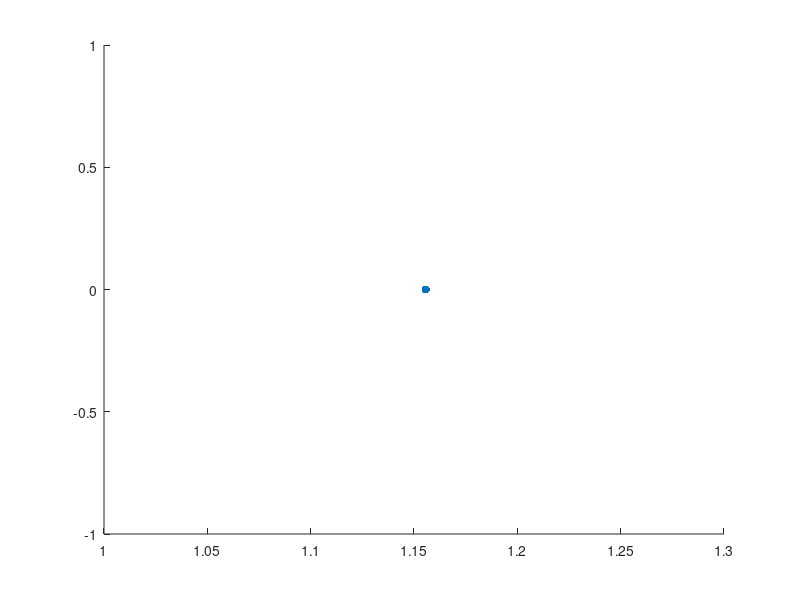

This figure's MATLAB source: (Note: this script raises an error after producing the figure.)
clear; clc; close all;

%% Constants and IC

G = 6.67408 * 10^-11; % m3/(kgs2)
G = G / (10^9); % km3/(kgs2)

% Earth
mu_earth = 398600.435507; % km3/s2
a_earth = 149598023; % km
e_earth = 0.016708617;
mass_earth = mu_earth / G; % kg

% Moon
mu_moon = 4902.800118; % km3/s2
a_moon = 384400; % km
e_moon = 0.05490;
mass_moon = mu_moon / G; % kg

% Earth-Moon system
mass_ratio_em = mass_moon / (mass_earth + mass_moon);
m_star_em = mass_earth + mass_moon; % kg
l_star_em = a_moon; % km 
t_star_em = sqrt(l_star_em^3/(G * m_star_em)); % s
mu = mass_ratio_em;

T = 15e-3/1000; % kN
Isp = 1320; % sec

init_mass = 100;

% Non-dim thrust
f = (T*t_star_em^2)/(l_star_em*init_mass);

% g is assumed to be 9.80665e-3 km/s^2
mdot = -(f*l_star_em)/(Isp*9.80665e-3*t_star_em);

lyapunov_orbits = load("V_family_L2_Lyapunov_orbits.mat").V_family;
init_orbit_idx = 5;
final_orbit_idx = 10;
em_eq_pts = load("eq_points.mat").em_eq_pts;

l2_pos = [em_eq_pts(2,:), 0];
l1_pos = [em_eq_pts(1,:), 0];
p1_pos = [-mu, 0, 0];
p2_pos = [1-mu, 0, 0];

figure(1)
scatter(l2_pos(1), l2_pos(2), 'filled', 'black')
hold on

% Set options for ode113
options_no_events = odeset('RelTol', 1e-12, 'AbsTol', 1e-12);

[tout_lyapunov_init, xout_lyapunov_init] = ode113(@(t,state)CR3BP(state, mu), [0, lyapunov_orbits(7,init_orbit_idx)], lyapunov_orbits(1:6,init_orbit_idx), options_no_events);
plot(xout_lyapunov_init(:,1), xout_lyapunov_init(:,2), 'blue', 'LineWidth',2)

[tout_lyapunov_final, xout_lyapunov_final] = ode113(@(t,state)CR3BP(state, mu), [0, lyapunov_orbits(7,final_orbit_idx)], lyapunov_orbits(1:6,final_orbit_idx), options_no_events);
plot(xout_lyapunov_final(:,1), xout_lyapunov_final(:,2), 'red', 'LineWidth',2)

title("Initial and Final Orbits")
xlabel('$$\hat{x}$$','Interpreter','Latex', 'FontSize',18)
ylabel('$$\hat{y}$$','Interpreter','Latex', 'FontSize',18)
grid on
hold off
legend("L2", "Initial Orbit", "Final Orbit")

%% Transfer

num_angles = 25;
angles = linspace(0, 2*pi, num_angles);

% Straight down vector
neg_y_vec = [0, -1, 0]';

for i = 1:num_angles
    dcm = R3(angles(i));
    thrust_direction(:,i) = dcm * neg_y_vec;
end

% Initial orbit, initial state
init_state_0 = [xout_lyapunov_init(1,:), 1];

function status = countNegCrossings(t,state,flag)
    persistent count lastSign
    status = 0;

    if strcmp(flag,'init')
        count = 0;
        lastSign = sign(state(2,1));
    elseif isempty(flag)
        s = sign(state(2,end));
        if (lastSign > 0 && s < 0) || (lastSign < 0 && s > 0)
            count = count + 1;
            if count == 2
                status = 1;  % STOP
            end
        end
        lastSign = s;
    end
end

function status = countPosCrossings(t,state,flag)
    persistent count lastSign
    status = 0;

    if strcmp(flag,'init')
        count = 0;
        lastSign = sign(state(2,1));
    elseif isempty(flag)
        s = sign(state(2,end));
        if (lastSign < 0 && s > 0) || (lastSign > 0 && s < 0)
            count = count + 1;
            if count == 2
                status = 1;  % STOP
            end
        end
        lastSign = s;
    end
end

function [value, isterminal, direction] = single_cross_direction_agnostic(t, y)
    value = y(2);    % Detect when y(2) crosses 0
    direction = 0;   % Trigger for both increasing and decreasing
    isterminal = 1;  % Stop after one event
end

function [value, isterminal, direction] = multiple_cross_direction_agnostic(t, y)
    value = y(2);    % Detect when y(2) crosses 0
    direction = 0;   % Trigger for both increasing and decreasing
    isterminal = 0;  % Don't stop at event trigger
end

function [value, isterminal, direction] = zero_y_hyperplane_init(t, state)
    value = state(2);
    isterminal = 0;
    direction = 0;
end

function [value, isterminal, direction] = zero_y_hyperplane_final(t, state)
    value = state(2);
    isterminal = 0;
    direction = 0;
end

options_single_cross = odeset('RelTol', 1e-12, 'AbsTol', 1e-12, 'Events', @single_cross_direction_agnostic);

saved_final_state_init_single_cross = [];
count = 0;

% Single Cross
figure(2)
plot(xout_lyapunov_init(:,1), xout_lyapunov_init(:,2), 'blue', 'LineWidth',2)
hold on
grid on
plot(xout_lyapunov_final(:,1), xout_lyapunov_final(:,2), 'red', 'LineWidth',2)


for j = 1:length(xout_lyapunov_init)
    disp("Single Cross Init Traj - " + j)
    init_state_0 = [xout_lyapunov_init(j,:), 1];
    for i = 1:num_angles
        % Start from pointing straight down and rotate ccw
        fun = @(t,state)CR3BP_with_non_dim_mass(state, mu, thrust_direction(:,i), f, mdot);
        [tout, xout] = ode113(fun, [0, 10], init_state_0, options_single_cross);
        
        % if xout(end,1) > l2_pos(1)
        count = count + 1;
        saved_final_state_init_single_cross(count,:) = [xout(end,1), xout(end,4), xout(end,5), i, j];
        init_traj = plot(xout(:,1), xout(:,2), 'Color', 'blue');
        % end
    end
end
title("Single Cross Two-sided Trajectories")

saved_final_state_final_single_cross = [];
count = 0;

% Single Cross
for j = 1:length(xout_lyapunov_final)
    disp("Single Cross Final Traj - " + j)
    init_state_0 = [xout_lyapunov_final(j,:), 1];
    for i = 1:num_angles
        % Start from pointing straight down and rotate ccw
        fun = @(t,state)CR3BP_with_non_dim_mass(state, mu, thrust_direction(:,i), f, mdot);
        [tout, xout] = ode113(fun, [0, -25], init_state_0, options_single_cross);

        % if xout(end,1) > l2_pos(1)
        count = count + 1;
        saved_final_state_final_single_cross(count,:) = [xout(end,1), xout(end,4), xout(end,5), i, j];
        final_traj = plot(xout(:,1), xout(:,2), 'Color', 'red');
        % end
    end
end

legend([init_traj, final_traj], 'Initial Trajectory', 'Final Trajectory')
xlabel('$$\hat{x}$$','Interpreter','Latex', 'FontSize',18)
ylabel('$$\hat{y}$$','Interpreter','Latex', 'FontSize',18)
hold off

%% Poincare Map

figure(3)
scatter3(saved_final_state_init_single_cross(:,1), saved_final_state_init_single_cross(:,2), saved_final_state_init_single_cross(:,3), 'filled', 'blue')
hold on
scatter3(saved_final_state_final_single_cross(:,1), saved_final_state_final_single_cross(:,2), saved_final_state_final_single_cross(:,3), "filled", 'red')
xlabel("x")
ylabel("$$\dot{x}$$", 'Interpreter', 'latex')
zlabel("$$\dot{y}$$", 'Interpreter', 'latex')
legend("Initial Trajectory", "Final Trajectory")
title("Single Cross Two-Sided Poincar\'e Map", 'Interpreter','latex')

%% Poincare Map - other representation

figure(4)
scatter(saved_final_state_init_single_cross(:,1), saved_final_state_init_single_cross(:,2), 50, saved_final_state_init_single_cross(:,3), 'o', 'filled')
hold on
scatter(saved_final_state_final_single_cross(:,1), saved_final_state_final_single_cross(:,2), 50, saved_final_state_final_single_cross(:,3), '+')
cd = colorbar;
cd.Label.Interpreter = 'Latex';
cd.Label.String = '$$\dot{y}$$';
colormap(turbo);
grid on
xlabel("x")
ylabel("$$\dot{x}$$", 'Interpreter', 'latex')
title("Single Cross Two-Sided Poincar\'e Map", 'Interpreter','latex')
legend("Initial Trajectory", "Final Trajectory")

%% Find close points

single_cross_close_pts = compare_poincare_maps(saved_final_state_init_single_cross, saved_final_state_final_single_cross);


%% Multiple Cross

options_mult_cross = odeset('RelTol', 1e-12, 'AbsTol', 1e-12, 'Events', @multiple_cross_direction_agnostic);

saved_final_state_init_mult_cross = [];
count = 0;

figure(5)
plot(xout_lyapunov_init(:,1), xout_lyapunov_init(:,2), 'blue', 'LineWidth',2)
hold on
grid on
plot(xout_lyapunov_final(:,1), xout_lyapunov_final(:,2), 'red', 'LineWidth',2)

% Multiple Cross
for j = 1:length(xout_lyapunov_init)
    disp("Multiple cross Init Traj - " + j)
    init_state_0 = [xout_lyapunov_init(j,:), 1];
    for i = 1:num_angles
        count = count + 1;
        fun = @(t,state)CR3BP_with_non_dim_mass(state, mu, thrust_direction(:,i), f, mdot);
        sol = ode113(fun, [0, 15], init_state_0, options_mult_cross);
        if init_state_0(2) == 0
            seconds_init = sol.xe(3);
            saved_final_state_init_mult_cross(count,:) = [sol.ye(1,3), xout(4,3), xout(5,3), i, j, seconds_init];
        else
            seconds_init = sol.xe(2);
            saved_final_state_init_mult_cross(count,:) = [sol.ye(1,2), xout(4,2), xout(5,2), i, j, seconds_init];
        end

        [tout, xout] = ode113(fun, [0, seconds_init], init_state_0, options_no_events);
        init_traj = plot(xout(:,1), xout(:,2), 'Color', 'b');
    end
end

saved_final_state_final_mult_cross = [];
count = 0;

% Multiple Cross
for j = 1:length(xout_lyapunov_final)
    disp("Multiple Cross Final Traj - " + j)
    init_state_0 = [xout_lyapunov_final(j,:), 1];
    for i = 1:num_angles
        count = count + 1;

        % Start from pointing straight down and rotate ccw
        fun = @(t,state)CR3BP_with_non_dim_mass(state, mu, thrust_direction(:,i), f, mdot);
        sol = ode113(fun, [0, -15], init_state_0, options_mult_cross);
        if init_state_0(2) == 0
            seconds_final = sol.xe(3);
            saved_final_state_final_mult_cross(count,:) = [sol.ye(1,3), xout(4,3), xout(5,3), i, j, seconds_final];
        else
            seconds_final = sol.xe(2);
            saved_final_state_final_mult_cross(count,:) = [sol.ye(1,2), xout(4,2), xout(5,2), i, j, seconds_final];
        end

        [tout, xout] = ode113(fun, [0, seconds_final], init_state_0, options_no_events);
        final_traj = plot(xout(:,1), xout(:,2), 'Color', 'r');
    end
end

hold off
legend([init_traj, final_traj], "Initial Trajectory", "Final Trajectory")
xlabel('$$\hat{x}$$','Interpreter','Latex', 'FontSize',18)
ylabel('$$\hat{y}$$','Interpreter','Latex', 'FontSize',18)
title("2-Cross Two-sided Trajectories")


%% Mult-Cross Poincare Map

figure(6)
scatter3(saved_final_state_init_mult_cross(:,1), saved_final_state_init_mult_cross(:,2), saved_final_state_init_mult_cross(:,3), 'filled', 'blue')
hold on
scatter3(saved_final_state_final_mult_cross(:,1), saved_final_state_final_mult_cross(:,2), saved_final_state_final_mult_cross(:,3), "filled", 'red')
xlabel("x")
ylabel("$$\dot{x}$$", 'Interpreter', 'latex')
zlabel("$$\dot{y}$$", 'Interpreter', 'latex')
legend("Initial Trajectory", "Final Trajectory")
title("2-Cross Two-Sided Poincar\'e Map", 'Interpreter','latex')

%% Mult-Cross Poincare Map different representation

figure(7)
scatter(saved_final_state_init_mult_cross(:,1), saved_final_state_init_mult_cross(:,2), 50, saved_final_state_init_mult_cross(:,3), 'o', 'filled')
hold on
scatter(saved_final_state_final_mult_cross(:,1), saved_final_state_final_mult_cross(:,2), 50, saved_final_state_final_mult_cross(:,3), '+')
cd = colorbar;
cd.Label.Interpreter = 'Latex';
cd.Label.String = '$$\dot{y}$$';
colormap(turbo);
grid on
xlabel("x")
ylabel("$$\dot{x}$$", 'Interpreter', 'latex')
title("2-Cross Two-Sided Poincar\'e Map", 'Interpreter','latex')
legend("Initial Trajectory", "Final Trajectory")

%% Find close points

mult_cross_close_pts = compare_poincare_maps(saved_final_state_init_mult_cross, saved_final_state_final_mult_cross);
        

%% Plot uncorrected trajectory - option 1, single cross

uncorrected_init_idx = single_cross_close_pts(2);
uncorrected_final_idx = single_cross_close_pts(3);
uncorrected_init_i = saved_final_state_init_single_cross(uncorrected_init_idx,4);
uncorrected_init_j = saved_final_state_init_single_cross(uncorrected_init_idx,5);
% uncorrected_init_seconds = saved_final_state_init_mult_cross(uncorrected_init_idx,6);
uncorrected_final_i = saved_final_state_final_single_cross(uncorrected_final_idx,4);
uncorrected_final_j = saved_final_state_final_single_cross(uncorrected_final_idx,5);
% uncorrected_final_seconds = saved_final_state_final_mult_cross(uncorrected_final_idx,6);
uncorrected_init_state0 = xout_lyapunov_init(uncorrected_init_j,:);
uncorrected_final_state0 = xout_lyapunov_final(uncorrected_final_j,:);
uncorrected_init_thrust = thrust_direction(:,uncorrected_init_i);
uncorrected_final_thrust = thrust_direction(:,uncorrected_final_i);

figure(8)
scatter(l2_pos(1), l2_pos(2), 'filled', 'black')
hold on
plot(xout_lyapunov_init(1:uncorrected_init_j,1), xout_lyapunov_init(1:uncorrected_init_j,2), 'blue', 'LineWidth', 2)
plot(xout_lyapunov_final(uncorrected_final_j:end,1), xout_lyapunov_final(uncorrected_final_j:end,2), 'red', 'LineWidth', 2)
grid on
title("Uncorrected Trajectory Option 1")
xlabel('$$\hat{x}$$','Interpreter','Latex', 'FontSize',18)
ylabel('$$\hat{y}$$','Interpreter','Latex', 'FontSize',18)


fun = @(t,state)CR3BP_with_non_dim_mass(state, mu, uncorrected_init_thrust, f, mdot);
[uncorrected_init_tout, uncorrected_init_xout] = ode113(fun, [0, 25], [uncorrected_init_state0, 1], options_single_cross);
x_1_f = xout(end,:)';
plot(uncorrected_init_xout(:,1), uncorrected_init_xout(:,2), 'Color', 'black', 'LineWidth', 2)

fun = @(t,state)CR3BP_with_non_dim_mass(state, mu, uncorrected_final_thrust, f, mdot);
[uncorrected_final_tout, uncorrected_final_xout] = ode113(fun, [0, -25], [uncorrected_final_state0, 1], options_single_cross);
plot(uncorrected_final_xout(:,1), uncorrected_final_xout(:,2), 'Color', 'magenta', 'LineWidth', 2)
hold off
grid on
legend("L2", "Initial Orbit", "Final Orbit", "Initial Transfer", "Final Transfer")

%% Correction

% Mass burn rate
% Non-dim thrust
f = (T*t_star_em^2)/(l_star_em*init_mass);
% g is assumed to be 9.80665e-3 km/s^2
mdot = -(f*l_star_em)/(Isp*9.80665e-3*t_star_em);

% This is the mass at the end of the each burn
mass_1_0 = 1;
mass_2_0 = mass_1_0;
mass_3_0 = mass_2_0 + mdot*abs(uncorrected_final_tout(end));
mass_4_0 = mass_3_0 + mdot*(tout_lyapunov_final(end) - tout_lyapunov_final(uncorrected_final_j));

V1 = [xout_lyapunov_init(1,:)'; mass_1_0; tout_lyapunov_init(uncorrected_init_j)];
V4 = [xout_lyapunov_final(uncorrected_final_j,:)'; mass_4_0; tout_lyapunov_final(end) - tout_lyapunov_final(uncorrected_final_j)];
V2 = [uncorrected_init_state0'; mass_2_0; uncorrected_init_thrust; uncorrected_init_tout(end)];
V3 = [uncorrected_final_xout(end,1:6)'; mass_3_0; uncorrected_final_thrust; abs(uncorrected_final_tout(end))];

% This array determines whether a particular arc is natural or thrusting
% 0 indicates natural arc and 1 indicates thrusting arc
V_config = [0, 1, 1, 0];

V0 = cell(4, 1);
V0{1} = V1;
V0{2} = V2;
V0{3} = V3;
V0{4} = V4;

mass_1_f = mass_1_0;
mass_2_f = mdot*V2(end) + mass_2_0;
mass_3_f = mdot*V3(end) + mass_3_0;
mass_4_f = mass_4_0;

x_1_des = xout_lyapunov_init(1,:)';
x_4_des = xout_lyapunov_final(end,:)';
x_2_des = uncorrected_final_xout(end,1:6)';
x_3_des = xout_lyapunov_final(uncorrected_final_j,:)';

system_params = [mu, t_star_em, l_star_em, T, Isp, init_mass, f, mdot];

V_soln = correction_modular(V0, V_config, system_params, x_1_des, x_4_des);

%% Plot corrected trajectory - first two arcs

figure(9)
scatter(l2_pos(1), l2_pos(2), 'filled', 'black')
hold on
% plot(xout_lyapunov_init(:,1), xout_lyapunov_init(:,2), 'blue', 'LineWidth', 2)
% plot(xout_lyapunov_final(:,1), xout_lyapunov_final(:,2), 'red', 'LineWidth', 2)
grid on
title("Uncorrected Trajectory Option 1")
xlabel('$$\hat{x}$$','Interpreter','Latex', 'FontSize',18)
ylabel('$$\hat{y}$$','Interpreter','Latex', 'FontSize',18)

[corrected_tout_1, corrected_xout_1] = ode113(@(t,state)CR3BP(state, mu), [0, V_soln(7)], V_soln(1:6), options_no_events);
plot(corrected_xout_1(:,1), corrected_xout_1(:,2), 'Color', 'Blue', 'LineWidth', 2)

fun = @(t,state)CR3BP_with_non_dim_mass(state, mu, V_soln(16:18), f, mdot);
[corrected_tout_2, corrected_xout_2] = ode113(fun, [0, V_soln(15)], [V_soln(8:13); V_soln(14)], options_no_events);
plot(corrected_xout_2(:,1), corrected_xout_2(:,2), 'Color', 'Black', 'LineWidth', 2)

% corrected_final_mass = init_mass + mdot*V_soln(7) - mdot*V_soln(14);
% 
% fun = @(t,state)CR3BP_with_non_dim_mass(state, mu, T, Isp, uncorrected_final_thrust, t_star_em, l_star_em, init_mass);
% [corrected_final_tout, corrected_final_xout] = ode113(fun, [0, V_soln(14)], [V_soln(8:13); corrected_final_mass], options_no_events);
% plot(corrected_final_xout(:,1), corrected_final_xout(:,2), 'Color', 'magenta', 'LineWidth', 2)
hold off
grid on
legend("L2", "Initial Orbit", "Initial Transfer")

figure(10)
plot(corrected_tout_1, ones(length(corrected_tout_1),1)*init_mass, 'Color', 'Blue', 'LineWidth', 2)
hold on
grid on
xlabel("Non-dimensional Time")
ylabel("Spacecraft Mass [kg]")
title("Spacecraft Mass over Time")
plot(corrected_tout_1(end) + corrected_tout_2, corrected_xout_2(:,7), 'Color', 'Black', 'LineWidth', 2)
legend("Initial Orbit", "Initial Transfer")
hold off

figure(11)
plot(corrected_tout_1, zeros(length(corrected_tout_1),1),'x', 'Color', 'Blue', 'LineWidth', 2)
plot(corrected_tout_1, zeros(length(corrected_tout_1),1),'+', 'Color', 'Blue', 'LineWidth', 2)
plot(corrected_tout_1, zeros(length(corrected_tout_1),1),'*', 'Color', 'Blue', 'LineWidth', 2)
hold on
grid on
xlabel("Non-dimensional Time")
ylabel("Thrust Vector")
title("Spacecraft Thrust Vector over Time")
plot(corrected_tout_1(end) + corrected_tout_2, ones(length(corrected_tout_2),3)*V_soln(9),'x', 'Color', 'Black', 'LineWidth', 2)
plot(corrected_tout_1(end) + corrected_tout_2, ones(length(corrected_tout_2),3)*V_soln(10),'--', 'Color', 'Black', 'LineWidth', 2)
plot(corrected_tout_1(end) + corrected_tout_2, ones(length(corrected_tout_2),3)*V_soln(11), '-.', 'Color', 'Black', 'LineWidth', 2)
legend('$$\hat{u}_{1,x}$$', '$$\hat{u}_{1,y}$$', '$$\hat{u}_{1,z}$$', '$$\hat{u}_{2,x}$$', '$$\hat{u}_{2,y}$$', '$$\hat{u}_{2,z}$$','Interpreter','Latex')
hold off

%% Plot corrected trajectory - first four arcs

figure(12)
scatter(l2_pos(1), l2_pos(2), 'filled', 'black')
hold on
plot(xout_lyapunov_init(1:uncorrected_init_j,1), xout_lyapunov_init(1:uncorrected_init_j,2), 'Color', [0.5 0.5 0.5], 'LineWidth', 4)
plot(xout_lyapunov_final(uncorrected_final_j:end,1), xout_lyapunov_final(uncorrected_final_j:end,2), 'Color', [0.5 0.5 0.5], 'LineWidth', 4, 'HandleVisibility','off')
grid on
title("Uncorrected Trajectory Option 1")
xlabel('$$\hat{x}$$','Interpreter','Latex', 'FontSize',18)
ylabel('$$\hat{y}$$','Interpreter','Latex', 'FontSize',18)
plot(uncorrected_init_xout(:,1), uncorrected_init_xout(:,2), 'Color', [0.5 0.5 0.5], 'LineWidth', 4, 'HandleVisibility','off')
plot(uncorrected_final_xout(:,1), uncorrected_final_xout(:,2), 'Color', [0.5 0.5 0.5], 'LineWidth', 4, 'HandleVisibility','off')
grid on
legend("L2", "Initial Orbit", "Final Orbit", "Initial Transfer", "Final Transfer")

title("Corrected Trajectory Option 1")
xlabel('$$\hat{x}$$','Interpreter','Latex', 'FontSize',18)
ylabel('$$\hat{y}$$','Interpreter','Latex', 'FontSize',18)

[corrected_tout_1, corrected_xout_1] = ode113(@(t,state)CR3BP(state, mu), [0, V_soln(8)], V_soln(1:6), options_no_events);
plot(corrected_xout_1(:,1), corrected_xout_1(:,2), '--', 'Color', 'Blue', 'LineWidth', 2)

fun = @(t,state)CR3BP_with_non_dim_mass(state, mu, V_soln(16:18), f, mdot);
[corrected_tout_2, corrected_xout_2] = ode113(fun, [0, V_soln(19)], V_soln(9:15), options_no_events);
plot(corrected_xout_2(:,1), corrected_xout_2(:,2), '--', 'Color', 'Black', 'LineWidth', 2)

fun = @(t,state)CR3BP_with_non_dim_mass(state, mu, V_soln(27:29), f, mdot);
[corrected_tout_3, corrected_xout_3] = ode113(fun, [0, V_soln(30)], V_soln(20:26), options_no_events);
plot(corrected_xout_3(:,1), corrected_xout_3(:,2), '--', 'Color', 'Magenta', 'LineWidth', 2)

[corrected_tout_4, corrected_xout_4] = ode113(@(t,state)CR3BP(state, mu), [0, V_soln(38)], V_soln(31:36), options_no_events);
plot(corrected_xout_4(:,1), corrected_xout_4(:,2), '--', 'Color', 'Red', 'LineWidth', 2)

hold off
legend("L2", "Uncorrected Trajectory", "Initial Orbit", "Initial Transfer", "Final Transfer", "Final Orbit")

%% Plot corrected mass

figure(13)
plot([0, V0(8)], [mass_1_0, mass_1_f], 'Color', [0.5 0.5 0.5], 'LineWidth', 4)
hold on
plot([V0(8), V0(8)+V0(19)], [mass_2_0, mass_2_f], 'Color', [0.5 0.5 0.5], 'LineWidth', 4, 'HandleVisibility','off')
plot([V0(8)+V0(19), V0(8)+V0(19)+V0(30)], [mass_3_0, mass_3_f], 'Color', [0.5 0.5 0.5], 'LineWidth', 4, 'HandleVisibility','off')
plot([V0(8)+V0(19)+V0(30), V0(8)+V0(19)+V0(30)+V0(38)], [mass_4_0, mass_4_f], 'Color', [0.5 0.5 0.5], 'LineWidth', 4, 'HandleVisibility','off')
plot(corrected_tout_1, ones(length(corrected_tout_1),1), '--', 'Color', 'Blue', 'LineWidth', 2)
grid on
xlabel("Non-dimensional Time")
ylabel("Spacecraft Non-Dimensional Mass")
title("Spacecraft Mass over Time")
plot(corrected_tout_1(end) + corrected_tout_2, corrected_xout_2(:,7), '--', 'Color', 'Black', 'LineWidth', 2)
plot(corrected_tout_1(end) + corrected_tout_2(end) + corrected_tout_3, corrected_xout_3(:,7), '--', 'Color', 'Magenta', 'LineWidth', 2)
plot(corrected_tout_1(end) + corrected_tout_2(end) + corrected_tout_3(end) + corrected_tout_4, ones(length(corrected_tout_4),1)*V_soln(37), '--', 'Color', 'Red', 'LineWidth', 2)
legend("Uncorrected Mass", "Initial Orbit", "Initial Transfer", "Final Transfer", "Final Orbit")
hold off

%% Plot Jacobi Constant

figure(14)
c_uncorrected_1 = jacobiConstantCR3BP(xout_lyapunov_init, mu);
c_uncorrected_2 = jacobiConstantCR3BP(uncorrected_init_xout, mu);
c_uncorrected_3 = jacobiConstantCR3BP(uncorrected_final_xout, mu);
c_uncorrected_4 = jacobiConstantCR3BP(xout_lyapunov_final, mu);

uncorrected_time = [tout_lyapunov_init; tout_lyapunov_init(end)+uncorrected_init_tout;
                    tout_lyapunov_init(end)+uncorrected_init_tout(end)+uncorrected_final_tout;
                    tout_lyapunov_init(end)+uncorrected_init_tout(end)+uncorrected_final_tout(end)+tout_lyapunov_final];

c_corrected_1 = jacobiConstantCR3BP(corrected_xout_1, mu);
c_corrected_2 = jacobiConstantCR3BP(corrected_xout_2, mu);
c_corrected_3 = jacobiConstantCR3BP(corrected_xout_3, mu);
c_corrected_4 = jacobiConstantCR3BP(corrected_xout_4, mu);

plot(tout_lyapunov_init(1:uncorrected_init_j), c_uncorrected_1(1:uncorrected_init_j), 'Color', [0.5 0.5 0.5], 'LineWidth', 4)
hold on
plot(tout_lyapunov_init(uncorrected_init_j)+uncorrected_init_tout, c_uncorrected_2, 'Color', [0.5 0.5 0.5], 'LineWidth', 4, 'HandleVisibility','off')
plot(tout_lyapunov_init(uncorrected_init_j)+uncorrected_init_tout(end)+uncorrected_final_tout, c_uncorrected_3, 'Color', [0.5 0.5 0.5], 'LineWidth', 4, 'HandleVisibility','off')
plot(tout_lyapunov_init(uncorrected_init_j)+uncorrected_init_tout(end)+uncorrected_final_tout(end)+tout_lyapunov_final(uncorrected_final_j:end), c_uncorrected_4(uncorrected_final_j:end), 'Color', [0.5 0.5 0.5], 'LineWidth', 4, 'HandleVisibility','off')
plot(corrected_tout_1, c_corrected_1, '--', 'Color', 'Blue', 'LineWidth', 2)
plot(corrected_tout_1(end) + corrected_tout_2, c_corrected_2, '--', 'Color', 'Black', 'LineWidth', 2)
plot(corrected_tout_1(end) + corrected_tout_2(end) + corrected_tout_3, c_corrected_3, '--', 'Color', 'Magenta', 'LineWidth', 2)
plot(corrected_tout_1(end) + corrected_tout_2(end) + corrected_tout_3(end) + corrected_tout_4, c_corrected_4, '--', 'Color', 'Red', 'LineWidth', 2)
grid on
xlabel("Non-dimensional Time")
ylabel("Spacecraft Non-Dimensional Mass")
title("Spacecraft Jacobi Constant over Time")
legend("Uncorrected Mass", "Initial Orbit", "Initial Transfer", "Final Transfer", "Final Orbit")
hold off



%% Mdot measured

delta_time = corrected_tout_1(end) + corrected_tout_2(end) + corrected_tout_3(end) - corrected_tout_1(end);
mass_diff = V_soln(36) - 1;
mdot_measured = mass_diff/delta_time;


%% Plot corrected trajectory - option 1, single cross

figure(9)
scatter(l2_pos(1), l2_pos(2), 'filled', 'black')
hold on
% plot(xout_lyapunov_init(:,1), xout_lyapunov_init(:,2), 'blue', 'LineWidth', 2)
% plot(xout_lyapunov_final(:,1), xout_lyapunov_final(:,2), 'red', 'LineWidth', 2)
grid on
title("Uncorrected Trajectory Option 1")
xlabel('$$\hat{x}$$','Interpreter','Latex', 'FontSize',18)
ylabel('$$\hat{y}$$','Interpreter','Latex', 'FontSize',18)

fun = @(t,state)CR3BP_with_non_dim_mass(state, mu, uncorrected_init_thrust, f, mdot);
[corrected_init_tout, corrected_init_xout] = ode113(fun, [0, V_soln(7)], [V_soln(1:6); 1], options_no_events);
plot(corrected_init_xout(:,1), corrected_init_xout(:,2), 'Color', 'black', 'LineWidth', 2)

corrected_final_mass = init_mass + mdot*V_soln(7) - mdot*V_soln(14);

fun = @(t,state)CR3BP_with_non_dim_mass(state, mu, uncorrected_final_thrust, f, mdot);
[corrected_final_tout, corrected_final_xout] = ode113(fun, [0, V_soln(14)], [V_soln(8:13); corrected_final_mass], options_no_events);
plot(corrected_final_xout(:,1), corrected_final_xout(:,2), 'Color', 'magenta', 'LineWidth', 2)
hold off
grid on
legend("L2", "Initial Orbit", "Final Orbit", "Initial Transfer", "Final Transfer")



%% Jacobi constant
